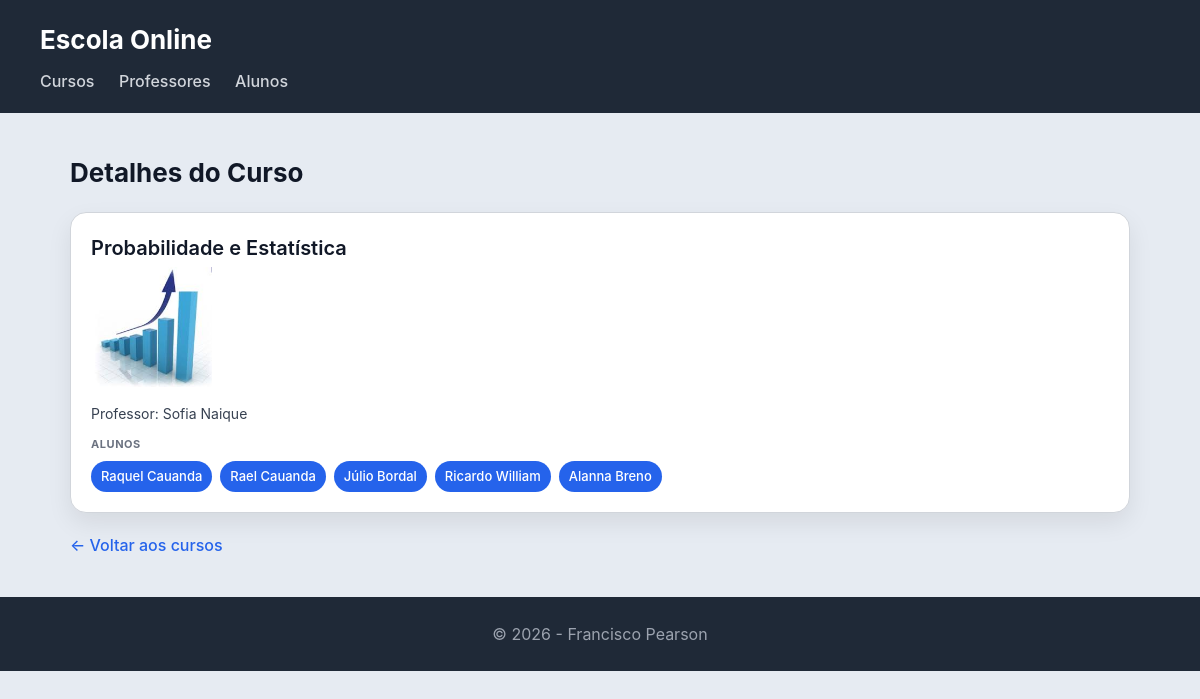
The app's page /escola/curso/4/ with its own data.
### escola_online/models.py (models this page shows, shortened)
class Curso(models.Model):
    nome = models.CharField(max_length=100)
    imagem = models.ImageField(upload_to='cursos/')
    professor = models.ForeignKey(Professor, on_delete=models.CASCADE, related_name='cursos')
    alunos = models.ManyToManyField(Aluno, related_name='cursos')

class Professor(models.Model):
    nome = models.CharField(max_length=100)
    email = models.EmailField()

class Aluno(models.Model):
    nome = models.CharField(max_length=100)
    numero = models.CharField(max_length=20, unique=True) # Requisito: pág. 4 e 7

### escola_online/views.py (the view)
# urls.py: path('curso/<int:id>/', views.curso_view, name='curso'),
def curso_view(request, id):
    curso = get_object_or_404(Curso, id=id)
    return render(request, 'escola_online/curso.html', {'curso': curso})

### escola_online/templates/escola_online/curso.html
{% extends "escola_online/base.html" %}
{% block content %}
<h2>Detalhes do Curso</h2>
<section>
    <article>
        <header>
            <h3>{{ curso.nome }}</h3>
            {% if curso.imagem %}
                <img src="{{ curso.imagem.url }}" alt="Imagem do logotipo {{ curso.nome }}" style="max-height: 120px; margin-bottom: 10px;">
            {% endif %}
            <p>Professor: {{ curso.professor.nome }}</p>
        </header>
        <section>
            <h4>Alunos</h4>
            <ul>
                {% for aluno in curso.alunos.all %}
                    <li>{{ aluno.nome }}</li>
                {% empty %}
                    <li style="background: #9ca3af;">Sem alunos inscritos</li>
                {% endfor %}
            </ul>
        </section>
    </article>
</section>
<div style="margin-top: 20px;">
    <a href="{% url 'escola_online:cursos' %}" style="color: #2563eb; font-weight: 500; text-decoration: none;">&larr; Voltar aos cursos</a>
</div>
{% endblock %}

### escola_online/static/escola_online/styles.css (style rules this page uses)
* { box-sizing: border-box; margin: 0; padding: 0; }
body { font-family: "Inter", "Segoe UI", system-ui, -apple-system, sans-serif; background: #e6ebf2; color: #111827; line-height: 1.5; }
h2 { margin-bottom: 20px; font-size: 26px; }
section > article { background: white; padding: 20px; border-radius: 16px; border: 1px solid #d1d5db; box-shadow: 0 10px 25px rgba(0,0,0,0.08); transition: all 0.25s ease; margin-bottom: 20px; }
article > header { margin-bottom: 12px; }
article > header > h3 { font-size: 20px; font-weight: 600; margin-bottom: 4px; }
article > header > p { font-size: 14px; color: #374151; }
article > section { margin-top: 10px; }
article > section > h4 { font-size: 11px; text-transform: uppercase; color: #6b7280; margin-bottom: 8px; letter-spacing: 0.05em; }
article > section > ul { list-style: none; display: flex; flex-wrap: wrap; gap: 8px; }
article > section > ul > li { background: #2563eb; color: white; padding: 6px 10px; border-radius: 999px; font-size: 13px; font-weight: 500; }

### records on screen
Curso: nome "Probabilidade e Estatística", imagem (picture), professor.nome "Sofia Naique"
Aluno: nome "Raquel Cauanda"
Aluno: nome "Rael Cauanda"
Aluno: nome "Júlio Bordal"
Aluno: nome "Ricardo William"
Aluno: nome "Alanna Breno"
